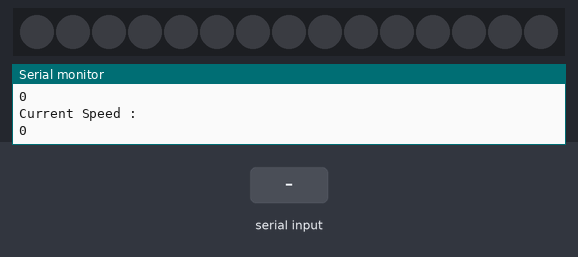
Recording of a sketch running on a simulated Arduino Uno, built with avr-gcc and run on an emulated ATmega328P. Parts: 15 RGB LEDs in strip order, left to right, the last lines printed to the serial monitor. Inputs (shaded band) come from the test bench. Dim RGB values are drawn brighter than linear.

Above: at 1.2 s.
1.3 s: "1\n" received over Serial
At 2.1 s:
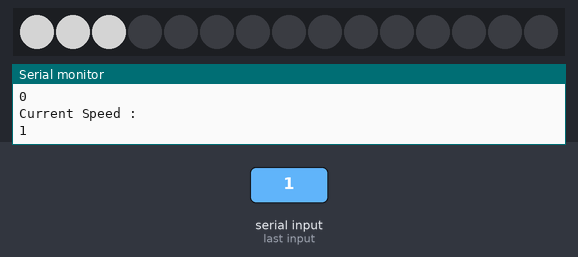
3.9 s: "2\n" received over Serial
At 4.8 s:
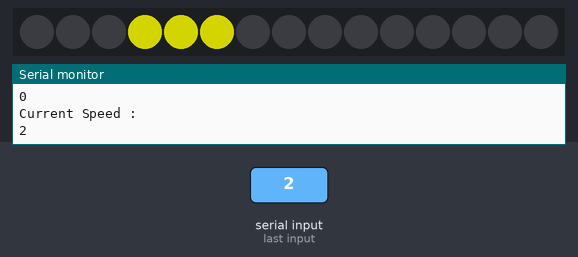
6.5 s: "3\n" received over Serial
At 7.4 s:
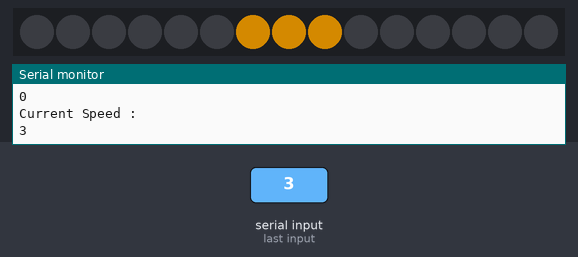
9.1 s: "4\n" received over Serial
At 10.0 s:
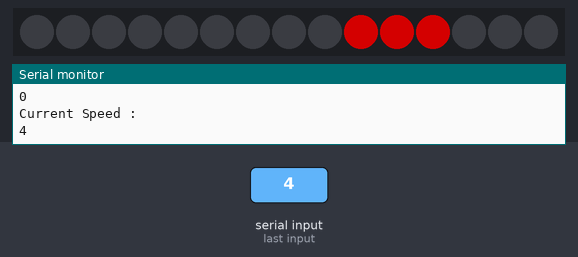
11.7 s: "5\n" received over Serial
At 12.6 s:
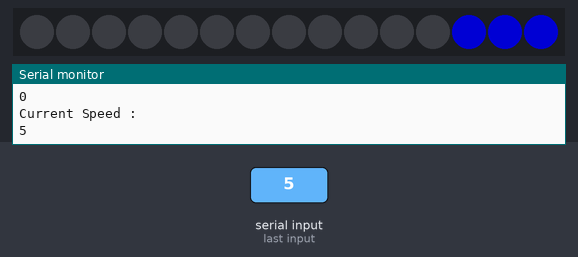
Timing chart, 0 to 14.7 s (numbered marks = the images above; inputs shaded):
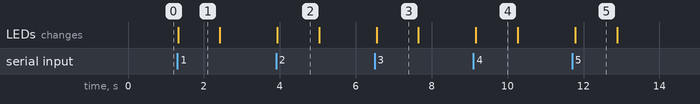

Measured:
- after the input at 1.3 s, the LEDs: change at once (image 1)
- after the input at 3.9 s, the LEDs: change at once (image 2)
- after the input at 6.5 s, the LEDs: change after 0.05 s (image 3)
- after the input at 9.1 s, the LEDs: change after 0.07 s (image 4)
- after the input at 11.7 s, the LEDs: change after 0.08 s (image 5)
- what the display in image 1 shows lasts 1.1 s, from 1.3 s to 2.4 s

The sketch:

bot_code_test.ino
```cpp
#include <FastLED.h>

#define LED_PIN 12
#define LED_NUM 15

int speed = 0;
CRGB leds[LED_NUM];

void setup() {
  // put your setup code here, to run once:
  FastLED.addLeds<WS2812, LED_PIN, GRB>(leds, LED_NUM);
  FastLED.setBrightness(128);
  FastLED.clear();
  FastLED.show();

  Serial.begin(9600);
  Serial.print("GANPATI BAPPA MORYA!!!");

  FastLED.clear();
}

void loop() {
  // put your main code here, to run repeatedly:

  Serial.println("Current Speed : ");
  Serial.println(speed);

  if (Serial.available()) {
    speed = Serial.parseInt();
  }

  if (speed == 1) {
    leds[0] = CRGB::White;
    leds[1] = CRGB::White;
    leds[2] = CRGB::White;

    for(int i = 3; i < LED_NUM; i++){
      leds[i] = CRGB::Black;
    }
    FastLED.show();
  }

  else if (speed == 2) {
    leds[3] = CRGB::Yellow;
    leds[4] = CRGB::Yellow;
    leds[5] = CRGB::Yellow;

    for(int i = 6; i < LED_NUM; i++){
      leds[i] = CRGB::Black;
    }
    FastLED.show();
  }

  else if (speed == 3) {
    leds[6] = CRGB::Orange;
    leds[7] = CRGB::Orange;
    leds[8] = CRGB::Orange;

    for(int i = 9; i < LED_NUM; i++){
      leds[i] = CRGB::Black;
    }
    FastLED.show();
  }

  else if (speed == 4) {
    leds[9] = CRGB::Red;
    leds[10] = CRGB::Red;
    leds[11] = CRGB::Red;

    for(int i = 12; i < LED_NUM; i++){
      leds[i] = CRGB::Black;
    }
    FastLED.show();
  }

  else if (speed == 5) {
    leds[12] = CRGB::Blue;
    leds[13] = CRGB::Blue;
    leds[14] = CRGB::Blue;
    FastLED.show();
  }

  else {
    for(int i = 0; i < LED_NUM; i++){
      leds[i] = CRGB::Black;
    }
    FastLED.show();
  }

  delay(100);
}
```
